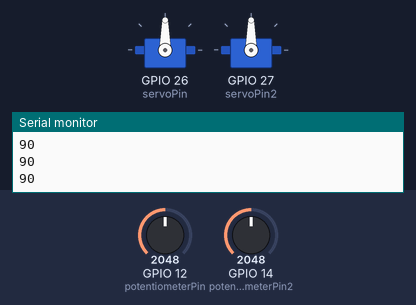
The sketch below on a simulated ESP32. Shown: 2 × servo, the last lines printed to the serial monitor. The inputs (shaded band) are chosen by the test bench; at power-on: GPIO 12 (potentiometerPin) = 2048, GPIO 14 (potentiometerPin2) = 2048.

Above: at 1.2 s.
1.3 s: GPIO 12 (potentiometerPin) set to 2866
At 2.0 s:
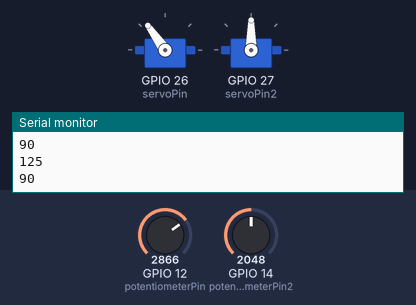
2.8 s: GPIO 14 (potentiometerPin2) set to 1228
At 3.7 s:
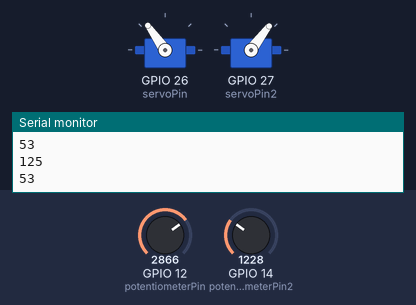
4.3 s: GPIO 12 (potentiometerPin) set to 3603
At 4.9 s:
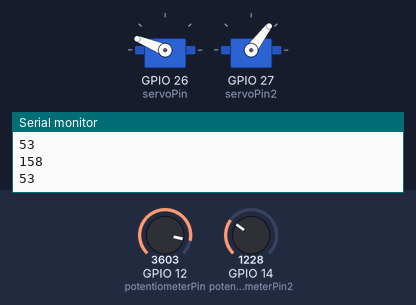
5.8 s: GPIO 14 (potentiometerPin2) set to 491
At 6.1 s:
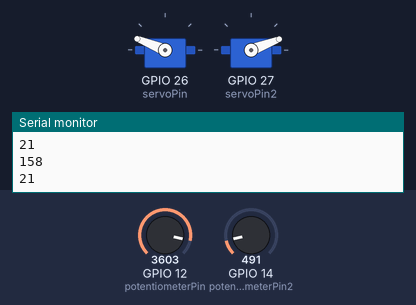
7.3 s: GPIO 14 (potentiometerPin2) set to 0
At 8.5 s:
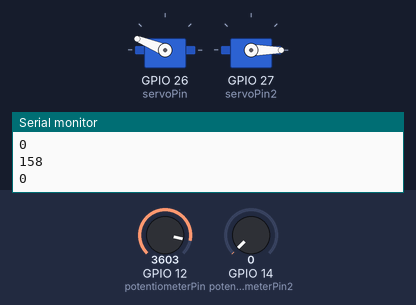
8.8 s: GPIO 12 (potentiometerPin) set to 4095
At 9.7 s:
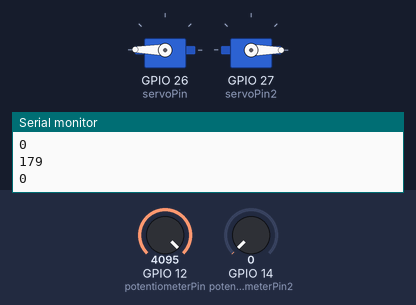
Timing chart, 0 to 11.3 s (numbered marks = the images above; inputs shaded):
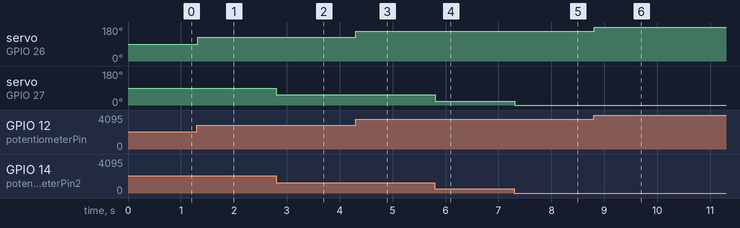

Measured:
- after the input at 1.3 s, servo on GPIO 26 (servoPin): 90° → 125° at once
- after the input at 2.8 s, servo on GPIO 27 (servoPin2): 90° → 53° at once
- after the input at 4.3 s, servo on GPIO 26 (servoPin): 125° → 158° at once
- after the input at 5.8 s, servo on GPIO 27 (servoPin2): 53° → 21° at once
- after the input at 7.3 s, servo on GPIO 27 (servoPin2): 21° → 0° at once
- after the input at 8.8 s, servo on GPIO 26 (servoPin): 158° → 179° at once

The sketch:

PAN_TILT_JOY.ino
```cpp
#include <ESP32Servo.h>

static const int servoPin = 26; // pin printed as G14 or 14
static const int potentiometerPin = 12;// pin printed as G12 or 12

static const int servoPin2 = 27;
static const int potentiometerPin2 = 14;

Servo servo1;
Servo servo2;

void setup() {
    Serial.begin(115200);
    servo1.attach(servoPin);
    servo2.attach(servoPin2);
}

void loop() {

    int servoPosition = map(analogRead(potentiometerPin), 0, 4096, 0, 180);
    servo1.write(servoPosition);
    Serial.println(servoPosition);

    int servoPosition_2 = map(analogRead(potentiometerPin2), 0, 4096, 0, 180);
    servo2.write(servoPosition_2);
    Serial.println(servoPosition_2);
    delay(20);
}
```
